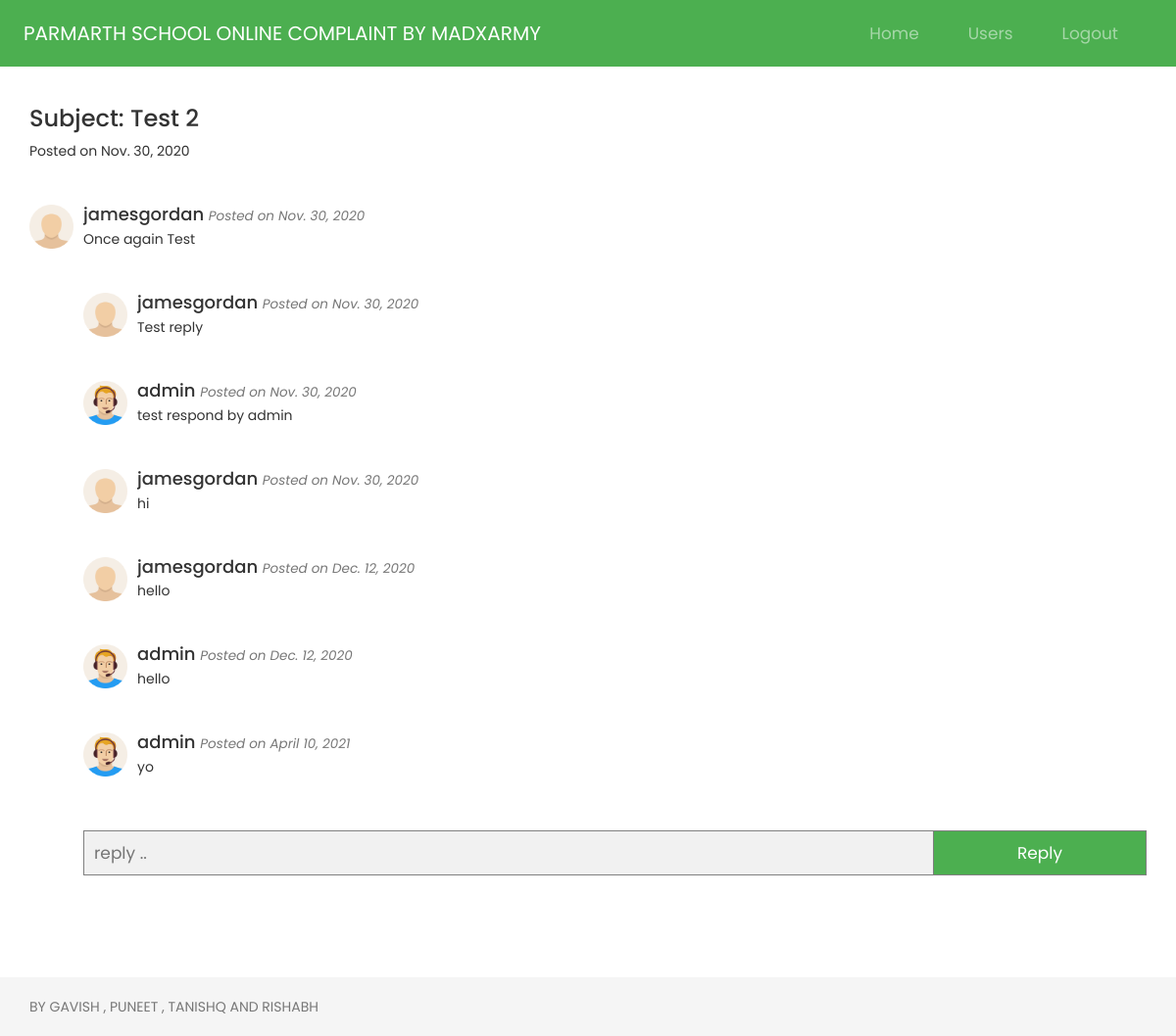
/viewcomplaint/2 (signed in), run on the app's committed database.
### complaint_app/models.py (models this page shows)
class complaint(models.Model):
    username = models.CharField(max_length=150)
    subject = models.CharField(max_length=150)
    complaint = models.TextField()
    date = models.DateField(null=True)

class reply(models.Model):
    username = models.CharField(max_length=150)
    complaint_id = models.IntegerField()
    reply = models.TextField()
    userstatus = models.CharField(max_length=150, default='user')
    date = models.DateField(null=True)

### complaint_app/views.py (the view)
# urls.py: path('viewcomplaint/<int:compt_id>',views.viewcomplaint, name='viewcomplaint'),
def viewcomplaint(request,compt_id):
    if request.user.is_authenticated:
        compt = complaint.objects.get(id=compt_id)
        rply = reply.objects.filter(complaint_id = compt_id)
        return render(request,'viewcomplaint.html',{'complaint' : compt, 'replies' : rply})
    return redirect('/login')

### templates/viewcomplaint.html (shortened to what this page needs)
{% load static %}
<html>
  <head>
    <link rel="stylesheet" href="https://maxcdn.bootstrapcdn.com/bootstrap/3.4.1/css/bootstrap.min.css">
    <link rel="stylesheet" type="text/css" href="https://stackpath.bootstrapcdn.com/font-awesome/4.7.0/css/font-awesome.min.css">
    <link href="{% static 'css/style.css' %}" rel="stylesheet">
</head>
<body>
	<nav class="navbar navbar-default" style="background:#4CAF50;">
		<div  class="container-fluid">
            <div class="navbar-header">
                <a class="navbar-brand" id ="logo" href="/" style="color: white;">
                              <span>PARMARTH SCHOOL ONLINE COMPLAINT BY MADXARMY</span>
                </a>
            </div>
            <div style="float: right;">
                <ul class="nav navbar-nav" style="font-size: 1.1em">
                    <li class="nav-item">
						<a style="color: #A6D7A8;" class="nav-link" href="/" >Home</a>
                    </li>
                    {% if user.is_superuser %}
                    <li class="nav-item">
                        <a style="color: #A6D7A8;" class="nav-link" href="/allusers" >Users</a>
                    </li>
                    {% else %}
                    <li class="nav-item">
                        <a style="color: #A6D7A8;" class="nav-link" href="/mycomplaints">My Complaints</a>
                    </li>
                    {% endif %}
                    <li class="nav-item">
						<a style="color: #A6D7A8;" class="nav-link" href="/logout">Logout</a>
                    </li>
                </ul>
            </div>
		</div>
    </nav>
    <div class="container">
        <h3>Subject: {{complaint.subject}}</h3>
        <p>Posted on {{complaint.date}}</p><br>
        <div class="media">
            <div class="media-left">
                <img src="{% static 'img/106434_user_512x512.png'%}" class="media-object" style="width:45px">
            </div>
            <div class="media-body">
                <h4 class="media-heading">{{complaint.username}} <small><i>Posted on {{complaint.date}}</i></small></h4>
                <p>{{complaint.complaint}}</p>
                <br>
                {% for reply in replies %}
                <div class="media">
                    {% if reply.userstatus == 'user' %}
                    <div class="media-left">
                        <img src="{% static 'img/106434_user_512x512.png'%}" class="media-object" style="width:45px">
                    </div>
                    {% else %}
                    <div class="media-left">
                        <img src="{% static 'img/q2t34kjldqrqv0pl7ihh.png'%}" class="media-object" style="width:45px">
                    </div>
                    {% endif %}
                    <div class="media-body">
                        <h4 class="media-heading">{{reply.username}} <small><i>Posted on {{reply.date}}</i></small></h4>
                        <p>{{reply.reply}}</p>
                    </div>
                    <br>
                </div>
                {% endfor %}
                <div class="media" style="margin-bottom:150px;">
                    <div class="media-body">
                        <form class="example" action="/complaintreply" method="POST">
                            <input type="text" placeholder="reply .." name="reply">
                            <button type="submit">Reply</button>
                        </form>
                    </div>
                </div>
            </div>
        </div>
    </div>
	<footer class="footer">
		<div class="container">
		  <span class="text-muted">BY GAVISH , PUNEET , TANISHQ AND RISHABH</span>
		</div>
	</footer>
</body>
</html>

### static/css/style.css (style rules this page uses)
html , body { margin: 0px; padding: 0px; min-height: 100%; width: 100%; font-family: 'Poppins',sans-serif; scroll-behavior: smooth; scroll-padding-top: 48px; }
.navbar { border: none; border-radius: 0px; padding: .8rem; }
.navbar-default { padding: 9px; }
.navbar-brand { font-size: 20px; }
.navbar-nav li { padding-right: 20px; }
.nav-link { font-size: 1.1em !important }
.footer { left: 0; position: fixed; bottom: 0; width: 100%; height: 60px; line-height: 60px; background-color: #f5f5f5; }

### templates/viewcomplaint.html (style rules this page uses)
form.example input[type=text] { margin-top: 10px; padding: 10px; font-size: 17px; border: 1px solid grey; float: left; width: 80%; background: #f1f1f1; }
form.example button { margin-top: 10px; float: left; width: 20%; padding: 10px; background: #4CAF50;; color: white; font-size: 17px; border: 1px solid grey; border-left: none; cursor: pointer; }
form.example::after { content: ""; clear: both; display: table; }

### data on the page
complaint: subject "Test 2", date "Nov. 30, 2020", username "jamesgordan", complaint "Once again Test"
reply: username "jamesgordan", date "Nov. 30, 2020", reply "Test reply"
reply: username "admin", date "Nov. 30, 2020", reply "test respond by admin"
reply: username "jamesgordan", date "Nov. 30, 2020", reply "hi"
reply: username "jamesgordan", date "Dec. 12, 2020", reply "hello"
reply: username "admin", date "Dec. 12, 2020", reply "hello"
reply: username "admin", date "April 10, 2021", reply "yo"
